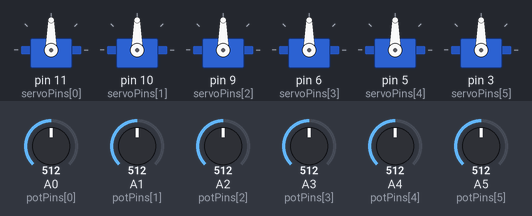
A sketch run on a simulated Arduino Uno, built with avr-gcc and run on an emulated ATmega328P. Shown: 6 × servo. Inputs (shaded band) come from the test bench; at power-on: A0 (potPins[0]) = 512, A1 (potPins[1]) = 512, A2 (potPins[2]) = 512, A3 (potPins[3]) = 512, A4 (potPins[4]) = 512, A5 (potPins[5]) = 512.

Above: at 1.2 s.
1.3 s: A0 (potPins[0]) set to 716
At 1.7 s:
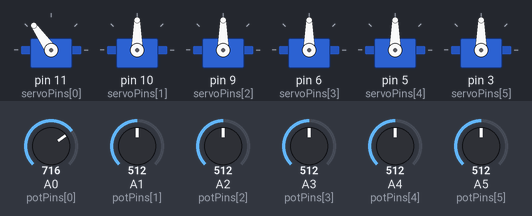
2.8 s: A1 (potPins[1]) set to 716
At 4.0 s:
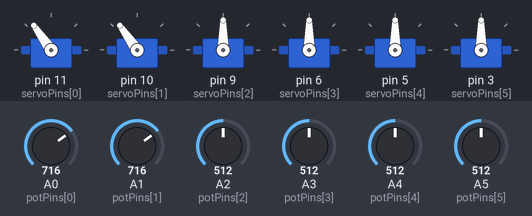
4.3 s: A2 (potPins[2]) set to 716
At 5.2 s:
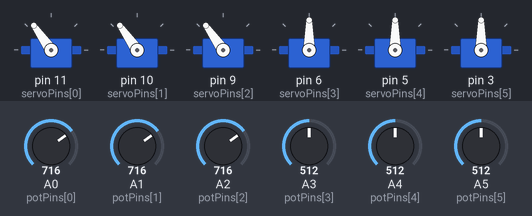
5.8 s: A3 (potPins[3]) set to 716
At 6.2 s:
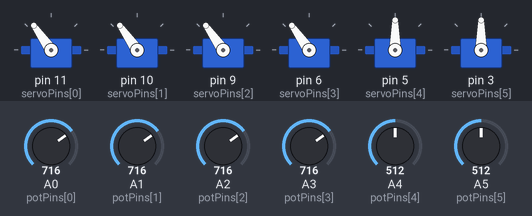
7.3 s: A4 (potPins[4]) set to 716
At 7.6 s:
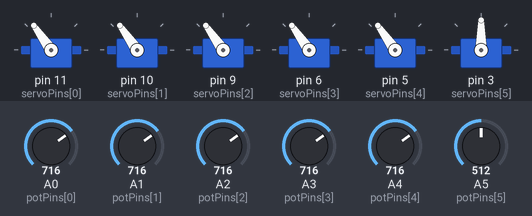
8.8 s: A5 (potPins[5]) set to 716
At 9.8 s:
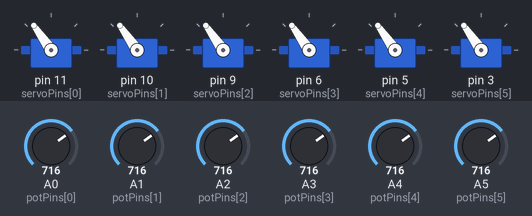
Timing chart, 0 to 11.3 s (numbered marks = the images above; inputs shaded):
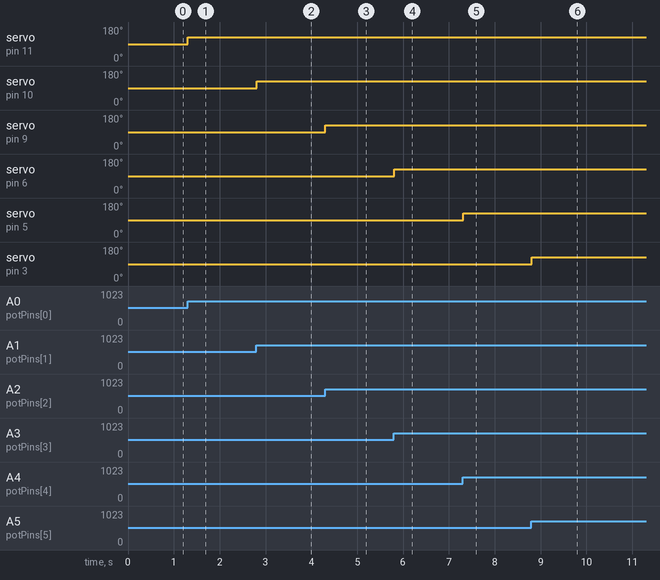

Measured:
- after the input at 1.3 s, servo on pin 11 (servoPins[0]): 90° → 125° at once
- after the input at 2.8 s, servo on pin 10 (servoPins[1]): 90° → 125° at once
- after the input at 4.3 s, servo on pin 9 (servoPins[2]): 90° → 125° at once
- after the input at 5.8 s, servo on pin 6 (servoPins[3]): 90° → 125° at once
- after the input at 7.3 s, servo on pin 5 (servoPins[4]): 90° → 125° at once
- after the input at 8.8 s, servo on pin 3 (servoPins[5]): 90° → 125° at once

The sketch:

main.ino
```cpp
#include <Servo.h>


Servo servos[6];


// Servo pins
int servoPins[6] = {11, 10, 9, 6, 5, 3};


// Potentiometer pins
int potPins[6] = {A0, A1, A2, A3, A4, A5};


void setup() {
 for (int i = 0; i < 6; i++) {
   servos[i].attach(servoPins[i]);
 }
}


void loop() {
 for (int i = 0; i < 6; i++) {
   int potValue = analogRead(potPins[i]);   // 0–1023
   int angle = map(potValue, 0, 1023, 0, 180);
   servos[i].write(angle);
 }


 delay(10); // small delay for stability
}
```
